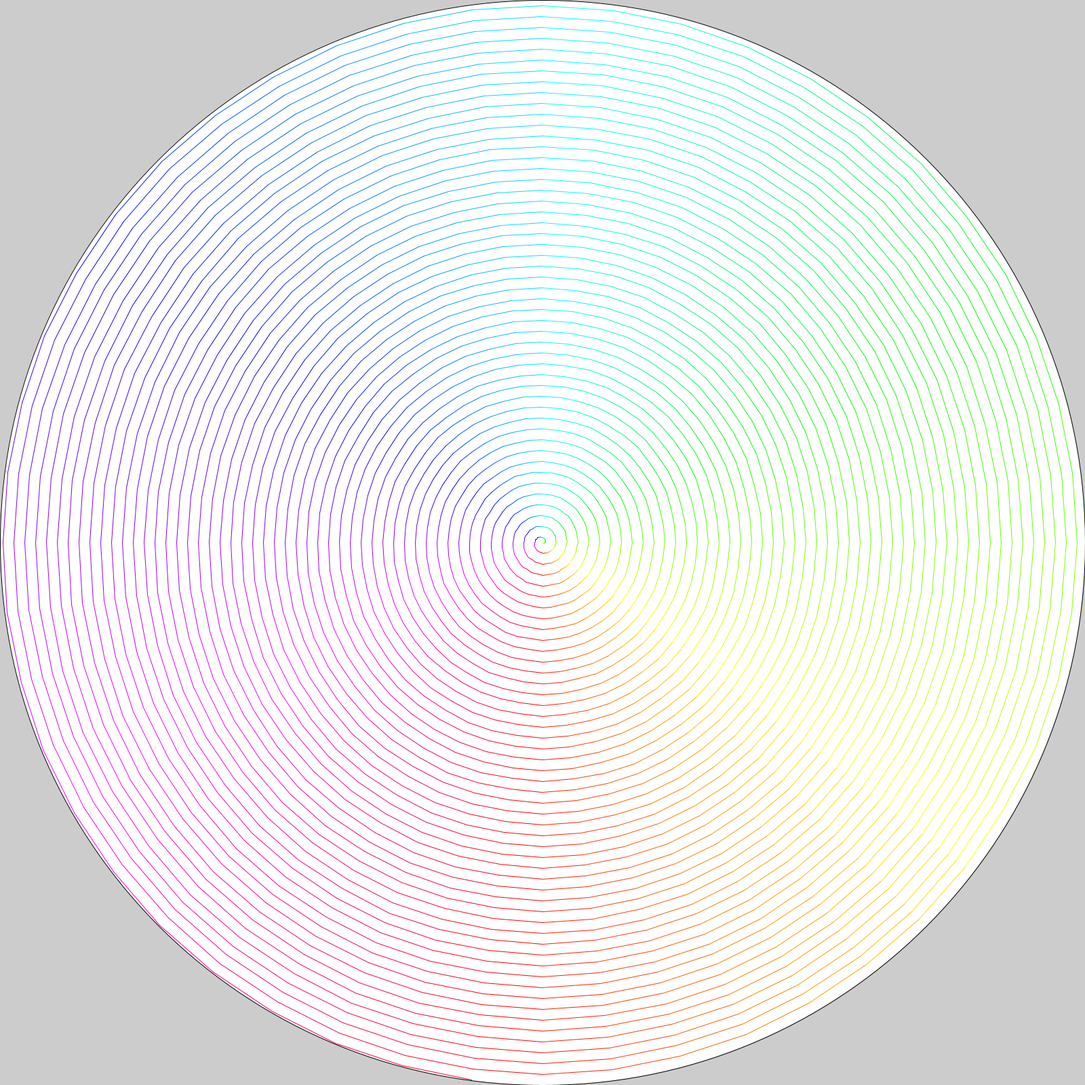
Frame 1 (no input)
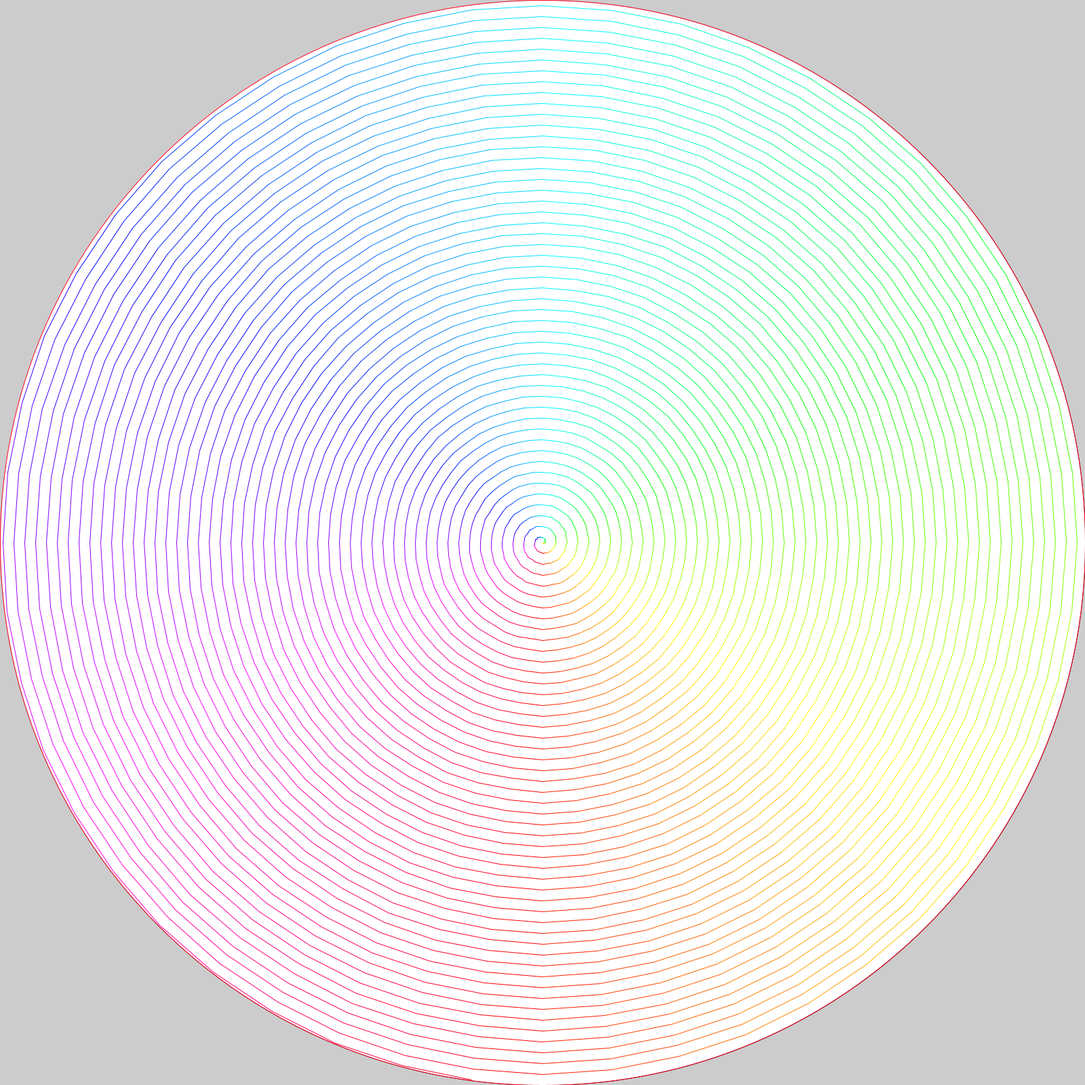
Frame 2 (the mouse pressed at the canvas centre, redrawn once)

The Processing sketch that drew these frames (run headless with seeded random() and noise(); the mouse was pressed at the canvas centre and the sketch redrawn once):

// Processing sketch: icon
// ── icon.pde
//次
//接線方向に揺らす
//揺らしてアニメーションにする
//一周を何分割に分けて描画するかの分割数
final int div = 48;

void setup(){
  size(1600,1600);
  colorMode(HSB, div,100,100); 
}
void draw(){
  circle(width/2, height/2, width);
//  strokeWeight(2);

color c = color(0, 100, 100); 
int len = 0;
  int coli = 0;

  int st_x = width/2;
  int st_y = height/2;
  int en_x = width/2;
  int en_y = height/2;

//何周するか
int numlap = 50;

  for(int i = 0; i < div * numlap; i++){
//中心円からの距離の算出
    len = width/2 * i / (div * numlap);
    en_x = int(width/2+ len*sin(TWO_PI*i/div));
    en_y = int(height/2+ len* cos(TWO_PI*i/div));

//色の算出
    coli = i;
    if(coli > div){
      coli = coli % div;
    }
    c = color(coli, 100, 100); 
    stroke(c);

//線の描画   
    line(st_x,st_y,en_x,en_y);

//次の開始点への代入
    st_x = en_x;
    st_y = en_y;

}

  save("icon.png");
  noLoop();
}
